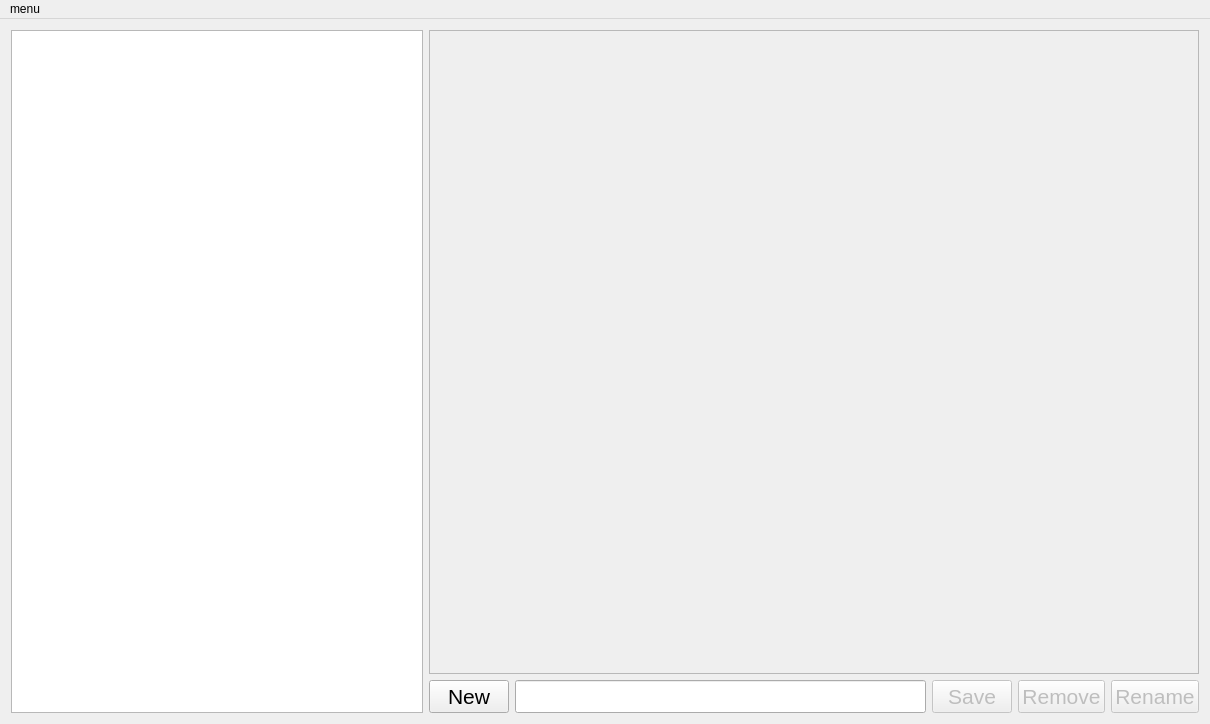
<?xml version="1.0" encoding="UTF-8"?>
<ui version="4.0">
 <class>MainWindow</class>
 <widget class="QMainWindow" name="MainWindow">
  <property name="geometry">
   <rect>
    <x>0</x>
    <y>0</y>
    <width>1210</width>
    <height>724</height>
   </rect>
  </property>
  <property name="windowTitle">
   <string>VfNotes 1.0</string>
  </property>
  <widget class="QWidget" name="centralWidget">
   <layout class="QGridLayout" name="gridLayout">
    <item row="2" column="5">
     <widget class="QPushButton" name="pushButtonRename">
      <property name="enabled">
       <bool>false</bool>
      </property>
      <property name="font">
       <font>
        <pointsize>16</pointsize>
       </font>
      </property>
      <property name="text">
       <string>Rename</string>
      </property>
     </widget>
    </item>
    <item row="0" column="0" rowspan="3">
     <widget class="QListWidget" name="listWidgetNotes"/>
    </item>
    <item row="2" column="3">
     <widget class="QPushButton" name="pushButtonSave">
      <property name="enabled">
       <bool>false</bool>
      </property>
      <property name="font">
       <font>
        <pointsize>16</pointsize>
       </font>
      </property>
      <property name="text">
       <string>Save</string>
      </property>
     </widget>
    </item>
    <item row="2" column="4">
     <widget class="QPushButton" name="pushButtonRemove">
      <property name="enabled">
       <bool>false</bool>
      </property>
      <property name="font">
       <font>
        <pointsize>16</pointsize>
       </font>
      </property>
      <property name="text">
       <string>Remove</string>
      </property>
     </widget>
    </item>
    <item row="2" column="1">
     <widget class="QPushButton" name="pushButtonNew">
      <property name="font">
       <font>
        <pointsize>16</pointsize>
       </font>
      </property>
      <property name="text">
       <string>New</string>
      </property>
     </widget>
    </item>
    <item row="2" column="2">
     <widget class="QLineEdit" name="lineEditNew">
      <property name="font">
       <font>
        <pointsize>16</pointsize>
       </font>
      </property>
     </widget>
    </item>
    <item row="0" column="1" rowspan="2" colspan="5">
     <widget class="QPlainTextEdit" name="plainTextEditContent">
      <property name="enabled">
       <bool>false</bool>
      </property>
      <property name="font">
       <font>
        <pointsize>9</pointsize>
       </font>
      </property>
     </widget>
    </item>
   </layout>
  </widget>
  <widget class="QMenuBar" name="menuBar">
   <property name="geometry">
    <rect>
     <x>0</x>
     <y>0</y>
     <width>1210</width>
     <height>21</height>
    </rect>
   </property>
   <widget class="QMenu" name="menux">
    <property name="title">
     <string>menu</string>
    </property>
    <addaction name="actionsettings"/>
    <addaction name="separator"/>
    <addaction name="actionAbout"/>
   </widget>
   <addaction name="menux"/>
  </widget>
  <action name="actionsettings">
   <property name="text">
    <string>settings</string>
   </property>
  </action>
  <action name="actionAbout">
   <property name="text">
    <string>About</string>
   </property>
  </action>
 </widget>
 <layoutdefault spacing="6" margin="11"/>
 <resources/>
 <connections/>
</ui>
